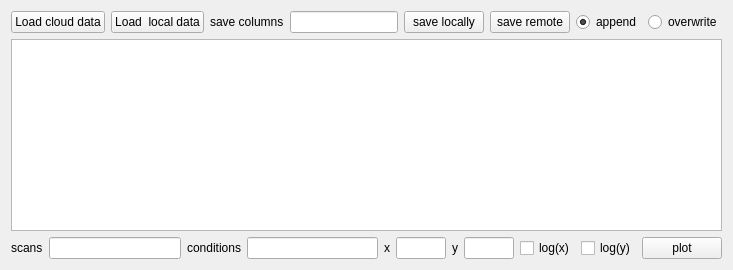
                   <widget class="QWidget" name="tab_5">
                    <attribute name="title">
                     <string>table</string>
                    </attribute>
                    <layout class="QVBoxLayout" name="verticalLayout_8">
                     <item>
                      <layout class="QHBoxLayout" name="horizontalLayout_11">
                       <item>
                        <widget class="QPushButton" name="pushButton_load_from_cloud">
                         <property name="text">
                          <string>Load cloud data</string>
                         </property>
                        </widget>
                       </item>
                       <item>
                        <widget class="QPushButton" name="pushButton_load_data_locally">
                         <property name="text">
                          <string>Load  local data</string>
                         </property>
                        </widget>
                       </item>
                       <item>
                        <widget class="QLabel" name="label_41">
                         <property name="text">
                          <string>save columns</string>
                         </property>
                        </widget>
                       </item>
                       <item>
                        <widget class="QLineEdit" name="lineEdit_channels"/>
                       </item>
                       <item>
                        <widget class="QPushButton" name="pushButton_6">
                         <property name="text">
                          <string>save locally</string>
                         </property>
                        </widget>
                       </item>
                       <item>
                        <widget class="QPushButton" name="pushButton_save_cloud">
                         <property name="text">
                          <string>save remote</string>
                         </property>
                        </widget>
                       </item>
                       <item>
                        <widget class="QRadioButton" name="radioButton_append">
                         <property name="text">
                          <string>append</string>
                         </property>
                         <property name="checked">
                          <bool>true</bool>
                         </property>
                        </widget>
                       </item>
                       <item>
                        <widget class="QRadioButton" name="radioButton_overwrite">
                         <property name="text">
                          <string>overwrite</string>
                         </property>
                        </widget>
                       </item>
                      </layout>
                     </item>
                     <item>
                      <widget class="QTableView" name="tableView_processed_data">
                       <property name="font">
                        <font>
                         <family>MS Shell Dlg 2</family>
                         <pointsize>10</pointsize>
                        </font>
                       </property>
                       <property name="sortingEnabled">
                        <bool>true</bool>
                       </property>
                      </widget>
                     </item>
                     <item>
                      <layout class="QHBoxLayout" name="horizontalLayout_8">
                       <item>
                        <widget class="QLabel" name="label_38">
                         <property name="text">
                          <string>scans</string>
                         </property>
                        </widget>
                       </item>
                       <item>
                        <widget class="QLineEdit" name="lineEdit_3">
                         <property name="whatsThis">
                          <string>comma seperated scan ids</string>
                         </property>
                        </widget>
                       </item>
                       <item>
                        <widget class="QLabel" name="label_39">
                         <property name="text">
                          <string>conditions</string>
                         </property>
                        </widget>
                       </item>
                       <item>
                        <widget class="QLineEdit" name="lineEdit_conditions"/>
                       </item>
                       <item>
                        <widget class="QLabel" name="label_25">
                         <property name="text">
                          <string>x</string>
                         </property>
                        </widget>
                       </item>
                       <item>
                        <widget class="QLineEdit" name="lineEdit_x">
                         <property name="maximumSize">
                          <size>
                           <width>50</width>
                           <height>16777215</height>
                          </size>
                         </property>
                        </widget>
                       </item>
                       <item>
                        <widget class="QLabel" name="label_37">
                         <property name="text">
                          <string>y</string>
                         </property>
                        </widget>
                       </item>
                       <item>
                        <widget class="QLineEdit" name="lineEdit_y">
                         <property name="maximumSize">
                          <size>
                           <width>50</width>
                           <height>16777215</height>
                          </size>
                         </property>
                        </widget>
                       </item>
                       <item>
                        <widget class="QCheckBox" name="checkBox_x">
                         <property name="text">
                          <string>log(x)</string>
                         </property>
                        </widget>
                       </item>
                       <item>
                        <widget class="QCheckBox" name="checkBox_y">
                         <property name="text">
                          <string>log(y)</string>
                         </property>
                        </widget>
                       </item>
                       <item>
                        <widget class="QPushButton" name="pushButton_plot">
                         <property name="text">
                          <string>plot</string>
                         </property>
                        </widget>
                       </item>
                      </layout>
                     </item>
                    </layout>
                   </widget>
